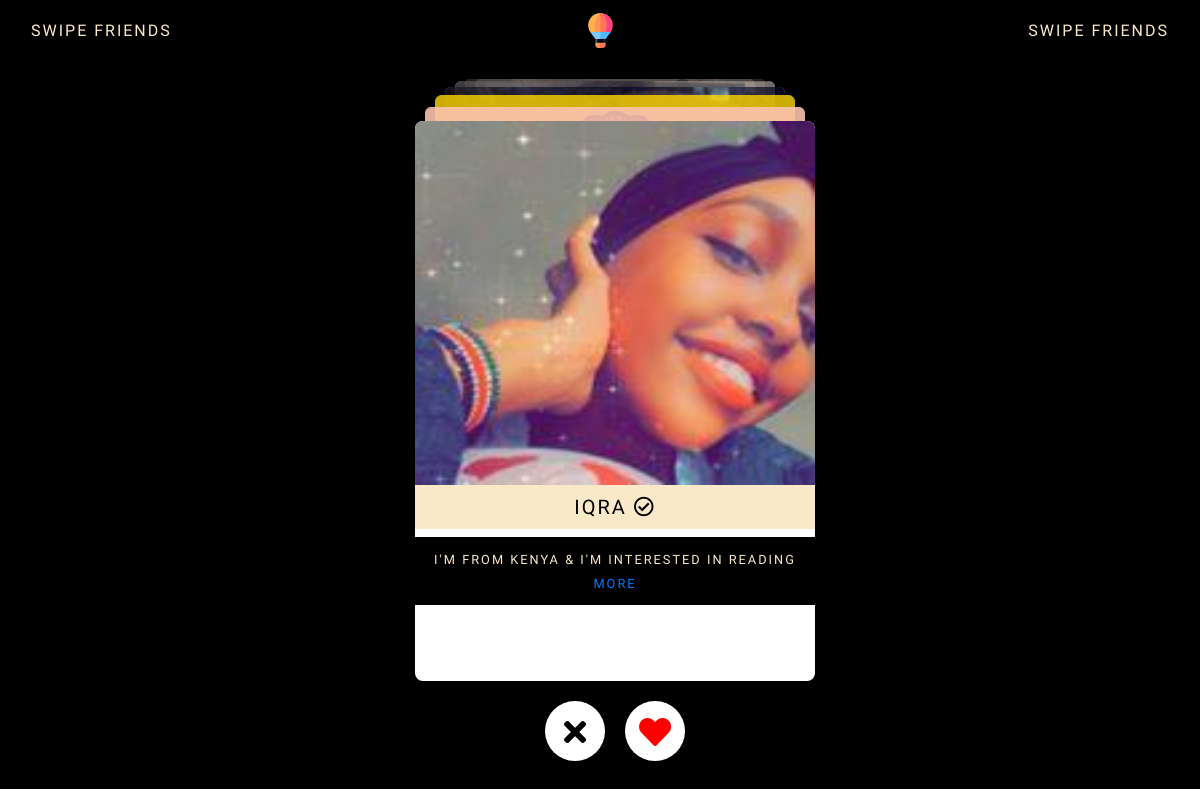
/swipe (signed in), run on an earlier commit of the app's database.
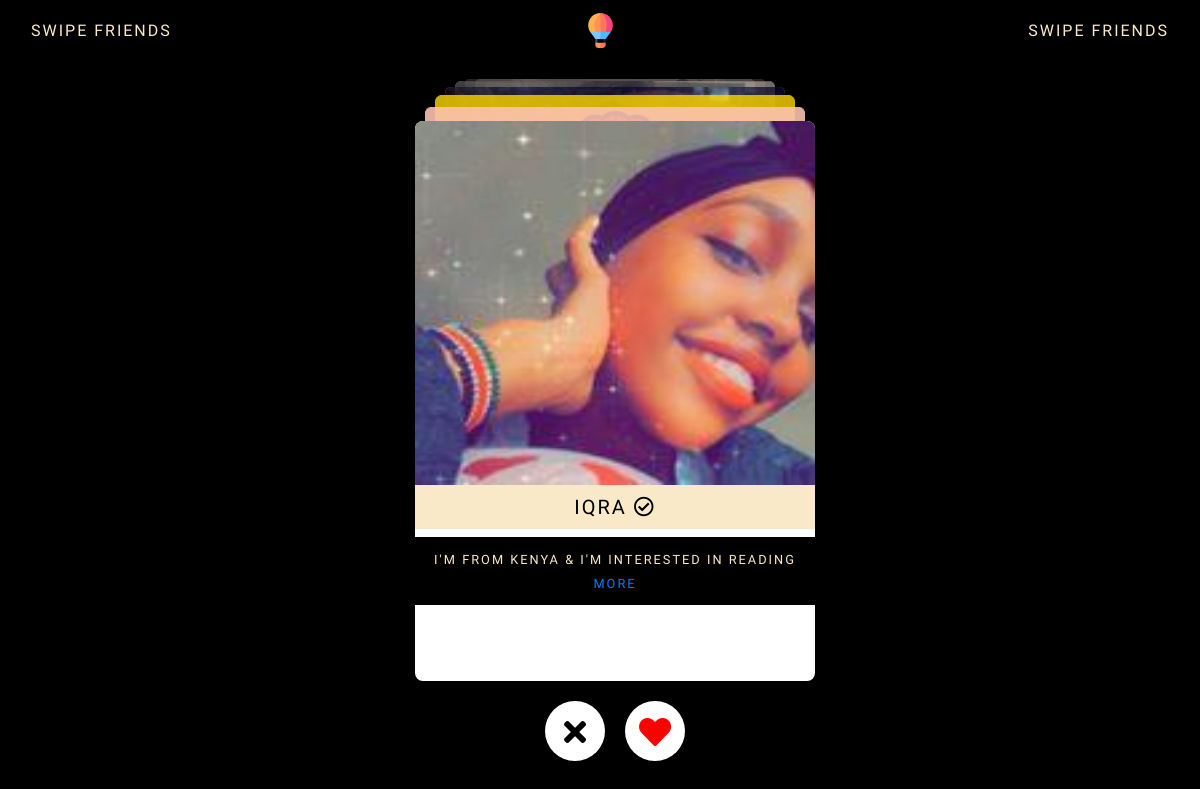
And on a later commit of the database.
### bambiv3/models.py (models this page shows, shortened)
class User(db.Model, UserMixin):
	id = db.Column(db.Integer, primary_key=True)
	username = db.Column(db.String(20), unique=True, nullable=False)
	email = db.Column(db.String(120), unique=True, nullable=False)
	image_file = db.Column(db.String(20), nullable=False, default='default.jpg')
	password = db.Column(db.String(60), nullable=False)
	last_seen = db.Column(db.DateTime, default=datetime.utcnow)
	date_joined = db.Column(db.DateTime, nullable=False, default=datetime.utcnow)
	department = db.Column(db.String(20), nullable=False)
	student_number = db.Column(db.Integer(), unique=True, nullable=False)
	age = db.Column(db.DateTime, nullable=False)
	gender = db.Column(db.String(20), nullable=False)
	country = db.Column(db.String(20), nullable=False)
	hobby = db.Column(db.String(20), nullable=False)
	bio = db.Column(db.String(120), nullable=True)
	private = db.Column(db.Boolean, default=False, nullable=False)
	single = db.Column(db.Boolean, default=False, nullable=False)
	snapchat = db.Column(db.String(20),default=False, nullable=False)
	instagram = db.Column(db.String(20),default=False, nullable=False)
	posts = db.relationship('Post', backref='author', lazy=True, cascade="all, delete-orphan")
	products = db.relationship('Product', backref='author', lazy=True, cascade="all, delete-orphan")
	comments = db.relationship("Comment", backref="author", lazy="dynamic", cascade="all, delete-orphan")
	followed = db.relationship(
		'User', secondary=followers,
		primaryjoin=(followers.c.follower_id == id),
		secondaryjoin=(followers.c.followed_id == id),
		backref=db.backref('followers', lazy='dynamic'), lazy='dynamic')
	messages_sent = db.relationship('Message',
									foreign_keys='Message.sender_id',
									backref='author', lazy='dynamic', cascade="all, delete-orphan")
	messages_received = db.relationship('Message',
										foreign_keys='Message.recipient_id',
										backref='recipient', lazy='dynamic', cascade="all, delete-orphan")
	last_message_read_time = db.Column(db.DateTime)
	def is_following(self, user):
		return self.followed.filter(followers.c.followed_id == user.id).count() > 0

### bambiv3/routes.py (the view)
@app.route('/swipe')
def swipe():
	users = User.query.all()
	return render_template('swipe.html', users=users)

### bambiv3/models.py (called while the page is built)
@login_manager.user_loader
def load_user(user_id):
	return User.query.get(int(user_id))

### bambiv3/routes.py (called while the page is built)
@app.before_request
def before_request():
	if current_user.is_authenticated:
		current_user.last_seen = datetime.utcnow()
		db.session.commit()

### bambiv3/templates/swipe.html (shortened to what this page needs)
<!DOCTYPE html>
<html lang="en" >
<head>
    <link rel="stylesheet" href="https://cdnjs.cloudflare.com/ajax/libs/normalize/5.0.0/normalize.min.css">
    <link rel="stylesheet" href="https://stackpath.bootstrapcdn.com/bootstrap/4.1.3/css/bootstrap.min.css">
  <link rel='stylesheet' href='https://maxcdn.bootstrapcdn.com/font-awesome/4.7.0/css/font-awesome.min.css'>
  <link rel="stylesheet" href="https://use.fontawesome.com/releases/v5.4.2/css/all.css">
</head>
<body>
<div class="container-fluid">
  <nav class="navbar navbar-expand-md navbar-dark ">
    <div class="navbar-collapse collapse w-100 order-1 order-md-0 dual-collapse2 d-none d-lg-block">
        <ul class="navbar-nav mr-auto">
            <li>
              <span class="logo" title="Here you can Swipe New Friends who share things in common with you">SWIPE FRIENDS</span>
            </li>
        </ul>
    </div>
    <div class="mx-auto order-0">
      <a class="navbar-brand mx-auto" href="{{ url_for('home') }}">
        <img src="{{ url_for('static', filename='resources/' + 'logo.svg') }}" width="35" height="35" class="d-inline-block align-top" alt="">
      </a>
    </div>
    <div class="navbar-collapse collapse w-100 order-3 dual-collapse2 settings d-none d-lg-block">
        <ul class="navbar-nav ml-auto">
            <li class="nav-item">
                <span class="logo" title="Here you can Swipe New Friends who share things in common with you">SWIPE FRIENDS</span>
            </li>
        </ul>
    </div>
</nav>
<div class="tinder">
  <div class="tinder--cards">
    {% for user in users if user != current_user and not current_user.is_following(user) %}
    <div class="tinder--card">
      <img src="{{ url_for('static', filename='profile_pics/' + user.image_file) }}" style="width: 100%" height="70%">
      <h5>{{user.username}} <i class="far fa-check-circle"></i></h5>
      <div class="info">
      <small>I'm from {{user.country}} & I'm interested in {{user.hobby}}</small> <br>
      <small title="View {{user.username}}'s Profile and Posts"><a href="{{url_for('user_posts', username=user.username)}}" target="_blank">MORE</a></small>
      </div>
    </div>
    {% endfor %}
    <div class="tinder--card">
      <h5></h5>
      <div class="info">
      <small>Thats enough friends for today {{current_user.username}}. Why don't you tell your friends to sign up for Bambi instead!.</small>
    </div>
    </div>
  </div>
  <div class="tinder--buttons">
    <button id="nope"><i class="fa fa-remove"></i></button>
    <button id="love"><i class="fa fa-heart"></i></button>
  </div>
</div>
</div>
</body>
</html>

What changed in the data, as far as the page shows it:
changed User "IQRA": image_file: a different picture
